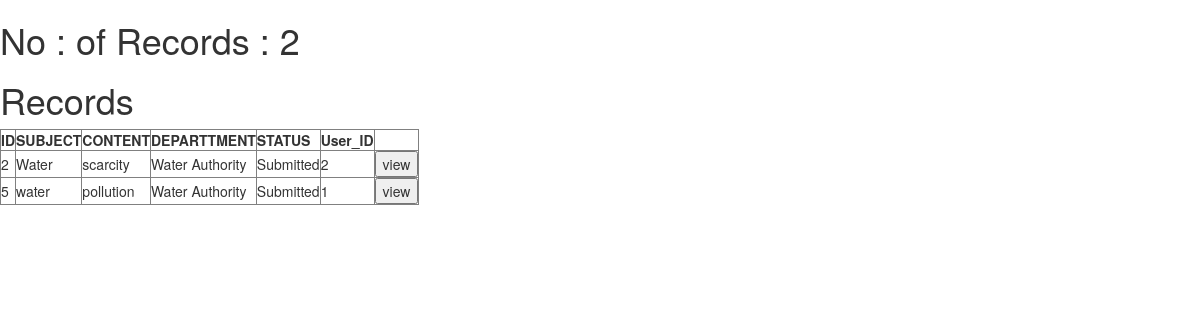
/groupComplaints (signed in), run on an earlier commit of the app's database.
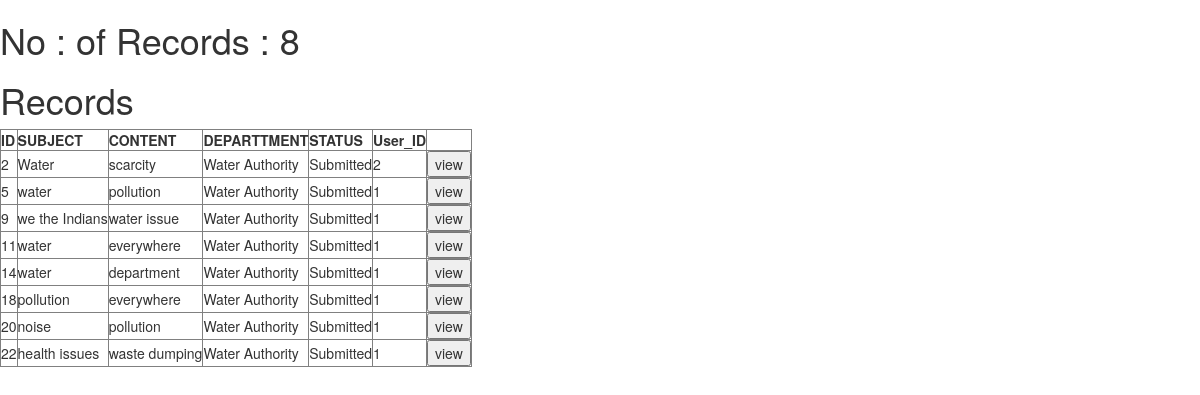
And on a later commit of the database.
### app.py (models this page shows, shortened)
class Complaints(db.Model):
    comp_id = Column(Integer,primary_key=True)
    subject=Column(Text,nullable=False)
    content=Column(Text,nullable=False)
    department=Column(Text)
    status=Column(Text)
    user_id=Column(Integer)

### app.py (the view, shortened to what this page needs)
@app.route('/groupComplaints')
def group_complaints():
    username=User.query.all()
    usernames=[]
    departments=['PWD ','Water Authority','Environment and climate change','KSEB','KSRTC']
    for i in username:
        usernames.append(i.username)
    waterdata=Complaints.query.filter(Complaints.department=='Water Authority')
    pwddata=Complaints.query.filter(Complaints.department=='PWD')
    envdata=Complaints.query.filter(Complaints.department=='Environment and climate change')
    ksebdata=Complaints.query.filter(Complaints.department=='KSEB')
    ksrtcdata=Complaints.query.filter(Complaints.department=='KSRTC')
    username=session['depart']
    print("session",username)
    water_id=[]
    water_subject=[]
    water_content=[]
    water_department=[]
    water_user_id=[]
    water_status=[]
    for i in waterdata:
        water_id.append(i.comp_id)
        water_subject.append(i.subject)
        water_content.append(i.content)
        water_department.append(i.department)
        water_user_id.append(i.user_id)
        water_status.append(i.status)
    length_water=len(water_id)
    pwd_id=[]
    pwd_subject=[]
    pwd_content=[]
    pwd_department=[]
    pwd_status=[]
    pwd_user_id =[]
    for i in pwddata:
        pwd_id.append(i.comp_id)
        pwd_subject.append(i.subject)
        pwd_content.append(i.content)
        pwd_department.append(i.department)
        pwd_status.append(i.status)
        pwd_user_id.append(i.user_id)
    length_pwd=len(pwd_id)
    ksrtc_id=[]
    ksrtc_subject=[]
    ksrtc_content=[]
    ksrtc_department=[]
    ksrtc_status=[]
    ksrtc_user_id=[]
    length_ksrtc=len(ksrtc_id)
    env_id=[]
    env_subject=[]
    env_content=[]
    env_department=[]
    env_status=[]
    env_user_id=[]
    for i in envdata:
        env_id.append(i.comp_id)
        env_subject.append(i.subject)
        env_content.append(i.content)
        env_department.append(i.department)
        env_status.append(i.status)
        env_user_id.append(i.user_id)
    length_env=len(env_id)
    kseb_id=[]
    kseb_subject=[]
    kseb_content=[]
    kseb_department=[]
    kseb_status=[]
    kseb_user_id=[]
    for i in ksebdata:
        kseb_id.append(i.comp_id)
        kseb_subject.append(i.subject)
        kseb_content.append(i.content)
        kseb_department.append(i.department)
        kseb_status.append(i.status)
        kseb_user_id.append(i.user_id)
    length_kseb=len(kseb_id)
    if username=='wateradmin':
        return render_template('group_table_water.html',water_status=water_status,water_user_id=water_user_id,length_water=length_water,water_id=water_id,water_subject=water_subject,water_content=water_content,water_department=water_department)

### app.py (called while the page is built)
@app.teardown_appcontext
def shutdown_session(exception=None):
    db_session.remove()

### templates/group_table_water.html
{% extends "bootstrap/base.html"%}
{%block content%}
<h1>No : of Records : {{length_water}}</h1>
<h1>Records</h1>
<table border="1">
    <tr> <th>ID</th>
        <th>SUBJECT</th>
        <th>CONTENT</th>
        <th>DEPARTTMENT</th>
        <th>STATUS</th>
        <th>User_ID</th>
        <th></th>
    </tr>
    {% for i in range(0,length_water) %}
    <tr>
        <td>{{water_id[i]}}</td>
        <td>{{water_subject[i]}}</td>
        <td>{{water_content[i]}}</td>
        <td>{{water_department[i]}}</td>
        <td>{{water_status[i]}}</td>
        <td>{{water_user_id[i]}}</td>
        <td><input type="submit"value="view"></td>
    </tr>
    {% endfor %}
</table>
{% endblock %}

What changed in the data, as far as the page shows it:
added Complaints: subject "we the Indians", content "water issue", department "Water Authority", status "Submitted"
added Complaints: subject "water", content "everywhere", department "Water Authority", status "Submitted"
added Complaints: subject "water", content "department", department "Water Authority", status "Submitted"
added Complaints: subject "pollution", content "everywhere", department "Water Authority", status "Submitted"
added Complaints: subject "noise", content "pollution", department "Water Authority", status "Submitted"
added Complaints: subject "health issues", content "waste dumping", department "Water Authority", status "Submitted"
Also different on the page:
{{ length_water }}: "2" → "8"
new list line: "9 1 view"
new list line: "11 1 view"
new list line: "14 1 view"
new list line: "18 1 view"
new list line: "20 1 view"
new list line: "22 1 view"
